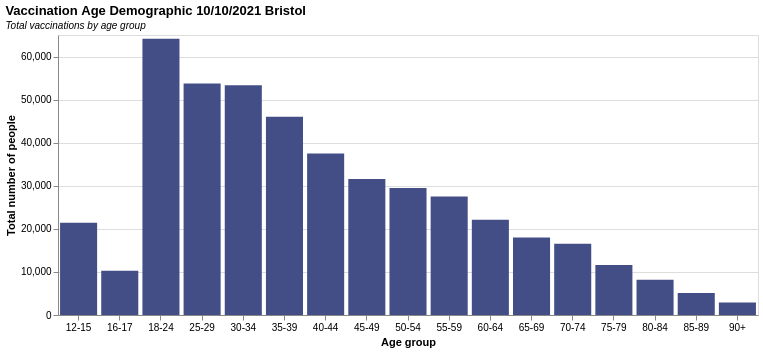

Source (Vega-Lite JSON):
### Vega-Lite specification from a JSON file in a GitHub repository (floating-point values rounded to 4 significant figures)
{"$schema": "https://vega.github.io/schema/vega-lite/v5.json", "description": "Vaccination Age Demographic 10/10/2021", "title": {"text": "Vaccination Age Demographic 10/10/2021 Bristol", "subtitle": "Total vaccinations by age group", "subtitleFontStyle": "italic", "subtitleFontSize": 10, "anchor": "start", "color": "black"}, "height": 280, "width": 700, "data": {"values": [{"a": "12-15", "b": 21429}, {"a": "16-17", "b": 10246}, {"a": "18-24", "b": 64118}, {"a": "25-29", "b": 53733}, {"a": "30-34", "b": 53347}, {"a": "35-39", "b": 46028}, {"a": "40-44", "b": 37477}, {"a": "45-49", "b": 31558}, {"a": "50-54", "b": 29502}, {"a": "55-59", "b": 27535}, {"a": "60-64", "b": 22133}, {"a": "65-69", "b": 17964}, {"a": "70-74", "b": 16541}, {"a": "75-79", "b": 11597}, {"a": "80-84", "b": 8170}, {"a": "85-89", "b": 5082}, {"a": "90+", "b": 2911}]}, "mark": {"type": "bar", "color": "#444e86"}, "encoding": {"x": {"field": "a", "title": "Age group", "type": "nominal", "axis": {"labelAngle": 0}}, "y": {"field": "b", "title": "Total number of people", "type": "quantitative"}}}
